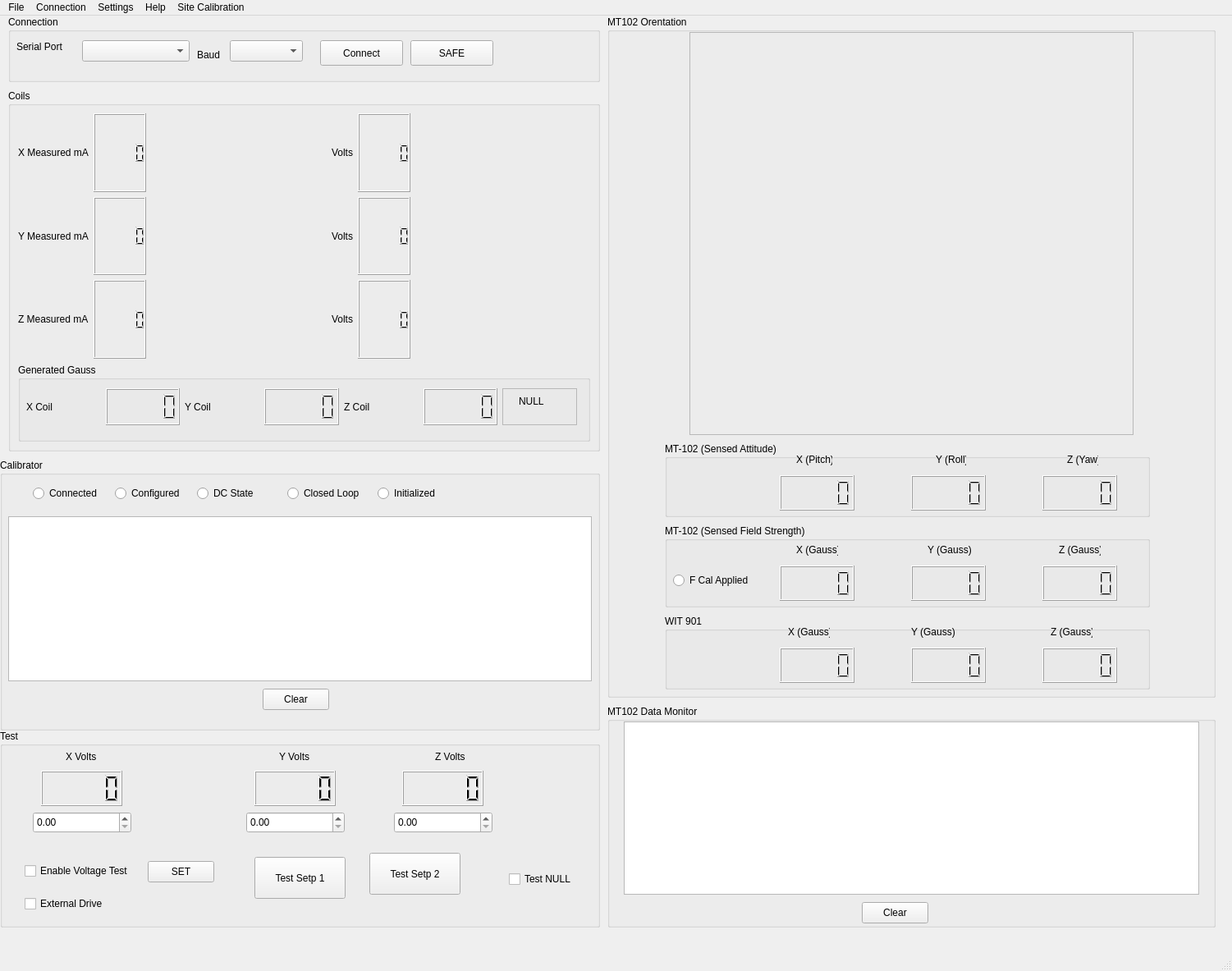
<?xml version="1.0" encoding="UTF-8"?>
<ui version="4.0">
 <class>MainWindow</class>
 <widget class="QMainWindow" name="MainWindow">
  <property name="geometry">
   <rect>
    <x>0</x>
    <y>0</y>
    <width>1501</width>
    <height>1183</height>
   </rect>
  </property>
  <property name="windowTitle">
   <string>MainWindow</string>
  </property>
  <widget class="QWidget" name="centralwidget">
   <widget class="QGroupBox" name="groupBox">
    <property name="geometry">
     <rect>
      <x>10</x>
      <y>0</y>
      <width>721</width>
      <height>81</height>
     </rect>
    </property>
    <property name="title">
     <string>Connection</string>
    </property>
    <widget class="QLabel" name="label_3">
     <property name="geometry">
      <rect>
       <x>10</x>
       <y>30</y>
       <width>71</width>
       <height>16</height>
      </rect>
     </property>
     <property name="text">
      <string>Serial Port</string>
     </property>
    </widget>
    <widget class="QComboBox" name="comboBox_CalibratorPort">
     <property name="geometry">
      <rect>
       <x>90</x>
       <y>30</y>
       <width>131</width>
       <height>26</height>
      </rect>
     </property>
    </widget>
    <widget class="QLabel" name="label_4">
     <property name="geometry">
      <rect>
       <x>230</x>
       <y>40</y>
       <width>31</width>
       <height>16</height>
      </rect>
     </property>
     <property name="text">
      <string>Baud</string>
     </property>
    </widget>
    <widget class="QComboBox" name="comboBox_CalbratorBaud">
     <property name="geometry">
      <rect>
       <x>270</x>
       <y>30</y>
       <width>89</width>
       <height>26</height>
      </rect>
     </property>
    </widget>
    <widget class="QPushButton" name="pushButton_ConnectAll">
     <property name="geometry">
      <rect>
       <x>380</x>
       <y>30</y>
       <width>101</width>
       <height>31</height>
      </rect>
     </property>
     <property name="text">
      <string>Connect</string>
     </property>
    </widget>
    <widget class="QPushButton" name="pushButton_SafeCalibrator">
     <property name="geometry">
      <rect>
       <x>490</x>
       <y>30</y>
       <width>101</width>
       <height>31</height>
      </rect>
     </property>
     <property name="text">
      <string>SAFE</string>
     </property>
    </widget>
   </widget>
   <widget class="QGroupBox" name="groupBox_3">
    <property name="geometry">
     <rect>
      <x>10</x>
      <y>90</y>
      <width>721</width>
      <height>441</height>
     </rect>
    </property>
    <property name="sizePolicy">
     <sizepolicy hsizetype="Preferred" vsizetype="Fixed">
      <horstretch>0</horstretch>
      <verstretch>0</verstretch>
     </sizepolicy>
    </property>
    <property name="title">
     <string>Coils</string>
    </property>
    <layout class="QVBoxLayout" name="verticalLayout">
     <item>
      <layout class="QHBoxLayout" name="horizontalLayout">
       <item>
        <widget class="QLabel" name="label_7">
         <property name="text">
          <string>X Measured mA</string>
         </property>
        </widget>
       </item>
       <item>
        <widget class="QLCDNumber" name="lcdNumber_X_mA"/>
       </item>
       <item>
        <spacer name="horizontalSpacer_7">
         <property name="orientation">
          <enum>Qt::Orientation::Horizontal</enum>
         </property>
         <property name="sizeHint" stdset="0">
          <size>
           <width>40</width>
           <height>20</height>
          </size>
         </property>
        </spacer>
       </item>
       <item>
        <widget class="QLabel" name="label">
         <property name="text">
          <string>Volts</string>
         </property>
        </widget>
       </item>
       <item>
        <widget class="QLCDNumber" name="lcdNumber_X_Volts"/>
       </item>
       <item>
        <spacer name="horizontalSpacer_10">
         <property name="orientation">
          <enum>Qt::Orientation::Horizontal</enum>
         </property>
         <property name="sizeHint" stdset="0">
          <size>
           <width>40</width>
           <height>20</height>
          </size>
         </property>
        </spacer>
       </item>
      </layout>
     </item>
     <item>
      <layout class="QHBoxLayout" name="horizontalLayout_2">
       <item>
        <widget class="QLabel" name="label_10">
         <property name="text">
          <string>Y Measured mA</string>
         </property>
        </widget>
       </item>
       <item>
        <widget class="QLCDNumber" name="lcdNumber_Y_mA"/>
       </item>
       <item>
        <spacer name="horizontalSpacer_8">
         <property name="orientation">
          <enum>Qt::Orientation::Horizontal</enum>
         </property>
         <property name="sizeHint" stdset="0">
          <size>
           <width>40</width>
           <height>20</height>
          </size>
         </property>
        </spacer>
       </item>
       <item>
        <widget class="QLabel" name="label_2">
         <property name="text">
          <string>Volts</string>
         </property>
        </widget>
       </item>
       <item>
        <widget class="QLCDNumber" name="lcdNumber_Y_Volts"/>
       </item>
       <item>
        <spacer name="horizontalSpacer_9">
         <property name="orientation">
          <enum>Qt::Orientation::Horizontal</enum>
         </property>
         <property name="sizeHint" stdset="0">
          <size>
           <width>40</width>
           <height>20</height>
          </size>
         </property>
        </spacer>
       </item>
      </layout>
     </item>
     <item>
      <layout class="QHBoxLayout" name="horizontalLayout_3">
       <item>
        <widget class="QLabel" name="label_13">
         <property name="text">
          <string>Z Measured mA</string>
         </property>
        </widget>
       </item>
       <item>
        <widget class="QLCDNumber" name="lcdNumber_Z_mA"/>
       </item>
       <item>
        <spacer name="horizontalSpacer_12">
         <property name="orientation">
          <enum>Qt::Orientation::Horizontal</enum>
         </property>
         <property name="sizeHint" stdset="0">
          <size>
           <width>40</width>
           <height>20</height>
          </size>
         </property>
        </spacer>
       </item>
       <item>
        <widget class="QLabel" name="label_14">
         <property name="text">
          <string>Volts</string>
         </property>
        </widget>
       </item>
       <item>
        <widget class="QLCDNumber" name="lcdNumber_Z_Volts"/>
       </item>
       <item>
        <spacer name="horizontalSpacer_11">
         <property name="orientation">
          <enum>Qt::Orientation::Horizontal</enum>
         </property>
         <property name="sizeHint" stdset="0">
          <size>
           <width>40</width>
           <height>20</height>
          </size>
         </property>
        </spacer>
       </item>
      </layout>
     </item>
     <item>
      <widget class="QGroupBox" name="groupBox_5">
       <property name="title">
        <string>Generated Gauss</string>
       </property>
       <widget class="QWidget" name="layoutWidget">
        <property name="geometry">
         <rect>
          <x>10</x>
          <y>30</y>
          <width>671</width>
          <height>45</height>
         </rect>
        </property>
        <layout class="QGridLayout" name="gridLayout">
         <item row="0" column="1">
          <widget class="QLCDNumber" name="lcdNumber_X_Gauss">
           <property name="sizePolicy">
            <sizepolicy hsizetype="Minimum" vsizetype="Minimum">
             <horstretch>0</horstretch>
             <verstretch>1</verstretch>
            </sizepolicy>
           </property>
           <property name="minimumSize">
            <size>
             <width>0</width>
             <height>43</height>
            </size>
           </property>
          </widget>
         </item>
         <item row="0" column="5">
          <widget class="QLCDNumber" name="lcdNumber_Z_Gauss"/>
         </item>
         <item row="0" column="0">
          <widget class="QLabel" name="label_18">
           <property name="text">
            <string>X Coil</string>
           </property>
          </widget>
         </item>
         <item row="0" column="2">
          <widget class="QLabel" name="label_19">
           <property name="text">
            <string>Y Coil</string>
           </property>
          </widget>
         </item>
         <item row="0" column="4">
          <widget class="QLabel" name="label_20">
           <property name="text">
            <string>Z Coil</string>
           </property>
          </widget>
         </item>
         <item row="0" column="3">
          <widget class="QLCDNumber" name="lcdNumber_Y_Gauss"/>
         </item>
         <item row="0" column="6">
          <widget class="QFrame" name="frame_NullIndicator">
           <property name="frameShape">
            <enum>QFrame::Shape::StyledPanel</enum>
           </property>
           <property name="frameShadow">
            <enum>QFrame::Shadow::Raised</enum>
           </property>
           <widget class="QLabel" name="label_NullIndicatorText">
            <property name="geometry">
             <rect>
              <x>20</x>
              <y>0</y>
              <width>41</width>
              <height>31</height>
             </rect>
            </property>
            <property name="text">
             <string>NULL</string>
            </property>
           </widget>
          </widget>
         </item>
        </layout>
       </widget>
      </widget>
     </item>
    </layout>
   </widget>
   <widget class="QGroupBox" name="groupBox_2">
    <property name="geometry">
     <rect>
      <x>0</x>
      <y>540</y>
      <width>731</width>
      <height>331</height>
     </rect>
    </property>
    <property name="title">
     <string>Calibrator</string>
    </property>
    <widget class="QTextEdit" name="textEdit_CalibratorTestOutput">
     <property name="geometry">
      <rect>
       <x>10</x>
       <y>70</y>
       <width>711</width>
       <height>201</height>
      </rect>
     </property>
    </widget>
    <widget class="QPushButton" name="pushButton_ClearCalibratorText">
     <property name="geometry">
      <rect>
       <x>320</x>
       <y>280</y>
       <width>81</width>
       <height>26</height>
      </rect>
     </property>
     <property name="text">
      <string>Clear</string>
     </property>
    </widget>
    <widget class="QRadioButton" name="radioButton_Connected">
     <property name="geometry">
      <rect>
       <x>40</x>
       <y>30</y>
       <width>91</width>
       <height>24</height>
      </rect>
     </property>
     <property name="text">
      <string>Connected</string>
     </property>
    </widget>
    <widget class="QRadioButton" name="radioButton_Configured">
     <property name="geometry">
      <rect>
       <x>140</x>
       <y>30</y>
       <width>91</width>
       <height>24</height>
      </rect>
     </property>
     <property name="text">
      <string>Configured</string>
     </property>
    </widget>
    <widget class="QRadioButton" name="radioButton_ClosedLoop">
     <property name="geometry">
      <rect>
       <x>350</x>
       <y>30</y>
       <width>101</width>
       <height>24</height>
      </rect>
     </property>
     <property name="text">
      <string>Closed Loop</string>
     </property>
    </widget>
    <widget class="QRadioButton" name="radioButton_Initialized">
     <property name="geometry">
      <rect>
       <x>460</x>
       <y>30</y>
       <width>101</width>
       <height>24</height>
      </rect>
     </property>
     <property name="text">
      <string>Initialized</string>
     </property>
    </widget>
    <widget class="QRadioButton" name="radioButton_DCState">
     <property name="geometry">
      <rect>
       <x>240</x>
       <y>30</y>
       <width>101</width>
       <height>24</height>
      </rect>
     </property>
     <property name="text">
      <string>DC State</string>
     </property>
    </widget>
   </widget>
   <widget class="QGroupBox" name="groupBox_4">
    <property name="geometry">
     <rect>
      <x>0</x>
      <y>870</y>
      <width>731</width>
      <height>241</height>
     </rect>
    </property>
    <property name="title">
     <string>Test</string>
    </property>
    <widget class="QPushButton" name="pushButton_Set_Coil_Voltages">
     <property name="geometry">
      <rect>
       <x>180</x>
       <y>160</y>
       <width>81</width>
       <height>26</height>
      </rect>
     </property>
     <property name="text">
      <string>SET</string>
     </property>
    </widget>
    <widget class="QCheckBox" name="checkBox_TestVoltageSetting">
     <property name="geometry">
      <rect>
       <x>30</x>
       <y>160</y>
       <width>141</width>
       <height>24</height>
      </rect>
     </property>
     <property name="text">
      <string>Enable Voltage Test</string>
     </property>
    </widget>
    <widget class="QLabel" name="label_15">
     <property name="geometry">
      <rect>
       <x>80</x>
       <y>20</y>
       <width>41</width>
       <height>26</height>
      </rect>
     </property>
     <property name="text">
      <string>X Volts</string>
     </property>
    </widget>
    <widget class="QLabel" name="label_16">
     <property name="geometry">
      <rect>
       <x>340</x>
       <y>20</y>
       <width>51</width>
       <height>26</height>
      </rect>
     </property>
     <property name="text">
      <string>Y Volts</string>
     </property>
    </widget>
    <widget class="QLabel" name="label_17">
     <property name="geometry">
      <rect>
       <x>530</x>
       <y>20</y>
       <width>51</width>
       <height>26</height>
      </rect>
     </property>
     <property name="text">
      <string>Z Volts</string>
     </property>
    </widget>
    <widget class="QLCDNumber" name="lcdNumber_X_Test_Volts">
     <property name="geometry">
      <rect>
       <x>50</x>
       <y>50</y>
       <width>99</width>
       <height>43</height>
      </rect>
     </property>
     <property name="sizePolicy">
      <sizepolicy hsizetype="Minimum" vsizetype="Fixed">
       <horstretch>0</horstretch>
       <verstretch>0</verstretch>
      </sizepolicy>
     </property>
    </widget>
    <widget class="QLCDNumber" name="lcdNumber_Y_Test_Volts">
     <property name="geometry">
      <rect>
       <x>310</x>
       <y>50</y>
       <width>99</width>
       <height>43</height>
      </rect>
     </property>
    </widget>
    <widget class="QLCDNumber" name="lcdNumber_Z_Test_Volts">
     <property name="geometry">
      <rect>
       <x>490</x>
       <y>50</y>
       <width>99</width>
       <height>43</height>
      </rect>
     </property>
    </widget>
    <widget class="QDoubleSpinBox" name="doubleSpinBox_Test_Y_V">
     <property name="geometry">
      <rect>
       <x>300</x>
       <y>100</y>
       <width>120</width>
       <height>26</height>
      </rect>
     </property>
     <property name="minimumSize">
      <size>
       <width>120</width>
       <height>0</height>
      </size>
     </property>
     <property name="maximum">
      <double>12.000000000000000</double>
     </property>
     <property name="singleStep">
      <double>0.500000000000000</double>
     </property>
    </widget>
    <widget class="QDoubleSpinBox" name="doubleSpinBox_Test_Z_V">
     <property name="geometry">
      <rect>
       <x>480</x>
       <y>100</y>
       <width>120</width>
       <height>26</height>
      </rect>
     </property>
     <property name="minimumSize">
      <size>
       <width>120</width>
       <height>0</height>
      </size>
     </property>
     <property name="maximum">
      <double>12.000000000000000</double>
     </property>
     <property name="singleStep">
      <double>0.500000000000000</double>
     </property>
    </widget>
    <widget class="QDoubleSpinBox" name="doubleSpinBox_Test_X_V">
     <property name="geometry">
      <rect>
       <x>40</x>
       <y>100</y>
       <width>120</width>
       <height>26</height>
      </rect>
     </property>
     <property name="sizePolicy">
      <sizepolicy hsizetype="Fixed" vsizetype="Fixed">
       <horstretch>0</horstretch>
       <verstretch>0</verstretch>
      </sizepolicy>
     </property>
     <property name="minimumSize">
      <size>
       <width>120</width>
       <height>0</height>
      </size>
     </property>
     <property name="maximum">
      <double>12.000000000000000</double>
     </property>
     <property name="singleStep">
      <double>0.500000000000000</double>
     </property>
    </widget>
    <widget class="QPushButton" name="pushButton_MOPS_Step1">
     <property name="geometry">
      <rect>
       <x>310</x>
       <y>155</y>
       <width>111</width>
       <height>51</height>
      </rect>
     </property>
     <property name="text">
      <string>Test Setp 1</string>
     </property>
    </widget>
    <widget class="QPushButton" name="pushButton_MOPS_Step2">
     <property name="geometry">
      <rect>
       <x>450</x>
       <y>150</y>
       <width>111</width>
       <height>51</height>
      </rect>
     </property>
     <property name="text">
      <string>Test Setp 2</string>
     </property>
    </widget>
    <widget class="QCheckBox" name="checkBox_TestNull">
     <property name="geometry">
      <rect>
       <x>620</x>
       <y>170</y>
       <width>84</width>
       <height>24</height>
      </rect>
     </property>
     <property name="text">
      <string>Test NULL</string>
     </property>
    </widget>
    <widget class="QCheckBox" name="checkBox_ExternalDrive">
     <property name="geometry">
      <rect>
       <x>30</x>
       <y>200</y>
       <width>141</width>
       <height>24</height>
      </rect>
     </property>
     <property name="text">
      <string>External Drive</string>
     </property>
    </widget>
   </widget>
   <widget class="QGroupBox" name="groupBox_9">
    <property name="geometry">
     <rect>
      <x>740</x>
      <y>840</y>
      <width>741</width>
      <height>271</height>
     </rect>
    </property>
    <property name="title">
     <string>MT102 Data Monitor</string>
    </property>
    <widget class="QTextEdit" name="textEdit_MT102_Data">
     <property name="geometry">
      <rect>
       <x>20</x>
       <y>20</y>
       <width>701</width>
       <height>211</height>
      </rect>
     </property>
     <property name="font">
      <font>
       <family>Consolas</family>
       <pointsize>9</pointsize>
      </font>
     </property>
     <property name="verticalScrollBarPolicy">
      <enum>Qt::ScrollBarPolicy::ScrollBarAsNeeded</enum>
     </property>
     <property name="readOnly">
      <bool>true</bool>
     </property>
    </widget>
    <widget class="QPushButton" name="pushButton_ClearDisplayedData">
     <property name="geometry">
      <rect>
       <x>310</x>
       <y>240</y>
       <width>81</width>
       <height>26</height>
      </rect>
     </property>
     <property name="text">
      <string>Clear</string>
     </property>
    </widget>
   </widget>
   <widget class="QGroupBox" name="groupBox_6">
    <property name="geometry">
     <rect>
      <x>740</x>
      <y>0</y>
      <width>741</width>
      <height>831</height>
     </rect>
    </property>
    <property name="title">
     <string>MT102 Orentation</string>
    </property>
    <widget class="QFrame" name="frame_3DModelView">
     <property name="geometry">
      <rect>
       <x>100</x>
       <y>20</y>
       <width>541</width>
       <height>491</height>
      </rect>
     </property>
     <property name="frameShape">
      <enum>QFrame::Shape::StyledPanel</enum>
     </property>
     <property name="frameShadow">
      <enum>QFrame::Shadow::Raised</enum>
     </property>
    </widget>
    <widget class="QGroupBox" name="groupBox_7">
     <property name="geometry">
      <rect>
       <x>70</x>
       <y>520</y>
       <width>591</width>
       <height>91</height>
      </rect>
     </property>
     <property name="title">
      <string>MT-102 (Sensed Attitude)</string>
     </property>
     <widget class="QLabel" name="label_5">
      <property name="geometry">
       <rect>
        <x>160</x>
        <y>10</y>
        <width>44</width>
        <height>21</height>
       </rect>
      </property>
      <property name="text">
       <string>X (Pitch)</string>
      </property>
     </widget>
     <widget class="QLCDNumber" name="lcdNumber_Mt102_X">
      <property name="geometry">
       <rect>
        <x>140</x>
        <y>40</y>
        <width>91</width>
        <height>43</height>
       </rect>
      </property>
     </widget>
     <widget class="QLabel" name="label_6">
      <property name="geometry">
       <rect>
        <x>330</x>
        <y>10</y>
        <width>37</width>
        <height>21</height>
       </rect>
      </property>
      <property name="text">
       <string>Y (Roll)</string>
      </property>
     </widget>
     <widget class="QLCDNumber" name="lcdNumber_MT102_Y">
      <property name="geometry">
       <rect>
        <x>300</x>
        <y>40</y>
        <width>91</width>
        <height>43</height>
       </rect>
      </property>
     </widget>
     <widget class="QLabel" name="label_8">
      <property name="geometry">
       <rect>
        <x>490</x>
        <y>10</y>
        <width>38</width>
        <height>21</height>
       </rect>
      </property>
      <property name="text">
       <string>Z (Yaw)</string>
      </property>
     </widget>
     <widget class="QLCDNumber" name="lcdNumber_MT102_Z">
      <property name="geometry">
       <rect>
        <x>460</x>
        <y>40</y>
        <width>91</width>
        <height>43</height>
       </rect>
      </property>
     </widget>
    </widget>
    <widget class="QGroupBox" name="groupBox_8">
     <property name="geometry">
      <rect>
       <x>70</x>
       <y>620</y>
       <width>591</width>
       <height>101</height>
      </rect>
     </property>
     <property name="title">
      <string>MT-102 (Sensed Field Strength)</string>
     </property>
     <widget class="QLabel" name="label_9">
      <property name="geometry">
       <rect>
        <x>160</x>
        <y>20</y>
        <width>51</width>
        <height>21</height>
       </rect>
      </property>
      <property name="text">
       <string>X (Gauss)</string>
      </property>
     </widget>
     <widget class="QLCDNumber" name="lcdNumber_Mt102_X_Gauss">
      <property name="geometry">
       <rect>
        <x>140</x>
        <y>50</y>
        <width>91</width>
        <height>43</height>
       </rect>
      </property>
     </widget>
     <widget class="QLabel" name="label_11">
      <property name="geometry">
       <rect>
        <x>320</x>
        <y>20</y>
        <width>61</width>
        <height>21</height>
       </rect>
      </property>
      <property name="text">
       <string>Y (Gauss)</string>
      </property>
     </widget>
     <widget class="QLCDNumber" name="lcdNumber_MT102_Y_Gauss">
      <property name="geometry">
       <rect>
        <x>300</x>
        <y>50</y>
        <width>91</width>
        <height>43</height>
       </rect>
      </property>
     </widget>
     <widget class="QLabel" name="label_12">
      <property name="geometry">
       <rect>
        <x>480</x>
        <y>20</y>
        <width>51</width>
        <height>21</height>
       </rect>
      </property>
      <property name="text">
       <string>Z (Gauss)</string>
      </property>
     </widget>
     <widget class="QLCDNumber" name="lcdNumber_MT102_Z_Gauss">
      <property name="geometry">
       <rect>
        <x>460</x>
        <y>50</y>
        <width>91</width>
        <height>43</height>
       </rect>
      </property>
     </widget>
     <widget class="QRadioButton" name="radioButton_F_CalApplied">
      <property name="geometry">
       <rect>
        <x>10</x>
        <y>60</y>
        <width>101</width>
        <height>16</height>
       </rect>
      </property>
      <property name="text">
       <string>F Cal Applied</string>
      </property>
     </widget>
    </widget>
    <widget class="QGroupBox" name="groupBox_10">
     <property name="geometry">
      <rect>
       <x>70</x>
       <y>730</y>
       <width>591</width>
       <height>91</height>
      </rect>
     </property>
     <property name="title">
      <string>WIT 901</string>
     </property>
     <widget class="QLCDNumber" name="lcdNumber_Wit901_X_Gauss">
      <property name="geometry">
       <rect>
        <x>140</x>
        <y>40</y>
        <width>91</width>
        <height>43</height>
       </rect>
      </property>
     </widget>
     <widget class="QLCDNumber" name="lcdNumber_Wit901_Z_Gauss">
      <property name="geometry">
       <rect>
        <x>460</x>
        <y>40</y>
        <width>91</width>
        <height>43</height>
       </rect>
      </property>
     </widget>
     <widget class="QLabel" name="label_21">
      <property name="geometry">
       <rect>
        <x>470</x>
        <y>10</y>
        <width>51</width>
        <height>21</height>
       </rect>
      </property>
      <property name="text">
       <string>Z (Gauss)</string>
      </property>
     </widget>
     <widget class="QLabel" name="label_22">
      <property name="geometry">
       <rect>
        <x>150</x>
        <y>10</y>
        <width>51</width>
        <height>21</height>
       </rect>
      </property>
      <property name="text">
       <string>X (Gauss)</string>
      </property>
     </widget>
     <widget class="QLabel" name="label_23">
      <property name="geometry">
       <rect>
        <x>300</x>
        <y>10</y>
        <width>61</width>
        <height>21</height>
       </rect>
      </property>
      <property name="text">
       <string>Y (Gauss)</string>
      </property>
     </widget>
     <widget class="QLCDNumber" name="lcdNumber_Wit901_Y_Gauss">
      <property name="geometry">
       <rect>
        <x>300</x>
        <y>40</y>
        <width>91</width>
        <height>43</height>
       </rect>
      </property>
     </widget>
    </widget>
   </widget>
   <zorder>groupBox</zorder>
   <zorder>groupBox_3</zorder>
   <zorder>groupBox_2</zorder>
   <zorder>groupBox_9</zorder>
   <zorder>groupBox_6</zorder>
   <zorder>groupBox_4</zorder>
  </widget>
  <widget class="QMenuBar" name="menubar">
   <property name="geometry">
    <rect>
     <x>0</x>
     <y>0</y>
     <width>1501</width>
     <height>33</height>
    </rect>
   </property>
   <widget class="QMenu" name="menuFile">
    <property name="title">
     <string>File</string>
    </property>
    <addaction name="actionExit"/>
   </widget>
   <widget class="QMenu" name="menuConnection">
    <property name="title">
     <string>Connection</string>
    </property>
   </widget>
   <widget class="QMenu" name="menuSettings">
    <property name="title">
     <string>Settings</string>
    </property>
    <addaction name="actionSave"/>
    <addaction name="actionRestore"/>
    <addaction name="actionFrequeny"/>
    <addaction name="actionMax_Current"/>
   </widget>
   <widget class="QMenu" name="menuHelp">
    <property name="title">
     <string>Help</string>
    </property>
    <addaction name="actionAbout_Calibrator"/>
   </widget>
   <widget class="QMenu" name="menuSite_Calibration">
    <property name="title">
     <string>Site Calibration</string>
    </property>
   </widget>
   <addaction name="menuFile"/>
   <addaction name="menuConnection"/>
   <addaction name="menuSettings"/>
   <addaction name="menuHelp"/>
   <addaction name="menuSite_Calibration"/>
  </widget>
  <widget class="QStatusBar" name="statusbar"/>
  <action name="actionExit">
   <property name="text">
    <string>Exit</string>
   </property>
  </action>
  <action name="actionSave">
   <property name="text">
    <string>Save</string>
   </property>
  </action>
  <action name="actionRestore">
   <property name="text">
    <string>Restore</string>
   </property>
  </action>
  <action name="actionFrequeny">
   <property name="text">
    <string>Frequeny </string>
   </property>
  </action>
  <action name="actionMax_Current">
   <property name="text">
    <string>Max Current</string>
   </property>
  </action>
  <action name="actionAbout_Calibrator">
   <property name="text">
    <string>About Calibrator</string>
   </property>
  </action>
 </widget>
 <resources/>
 <connections/>
</ui>
